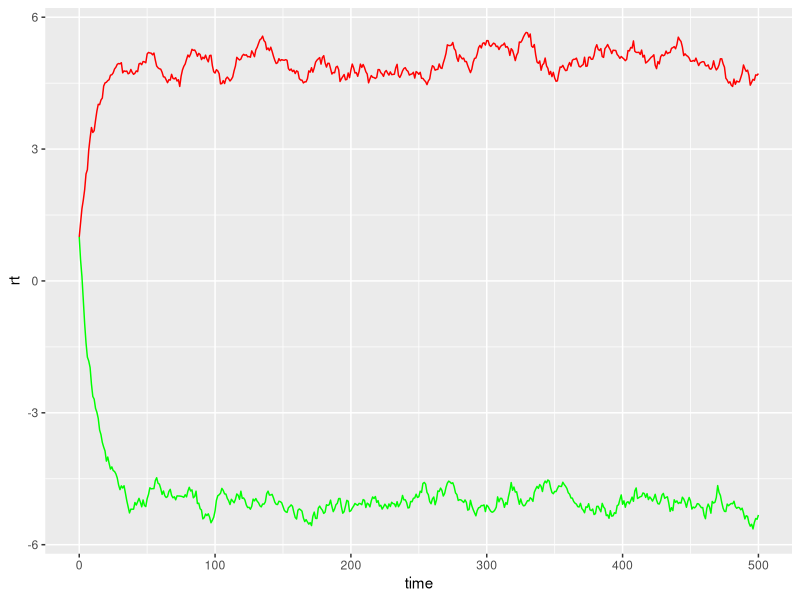
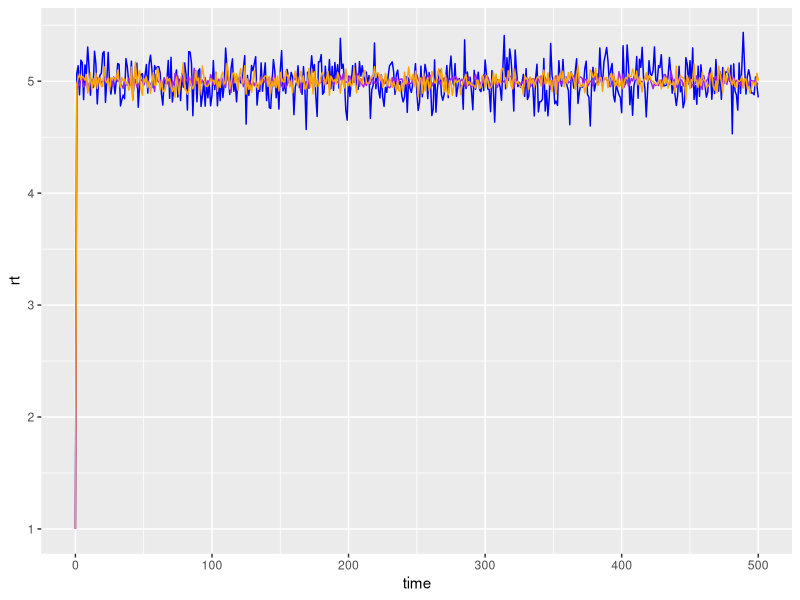
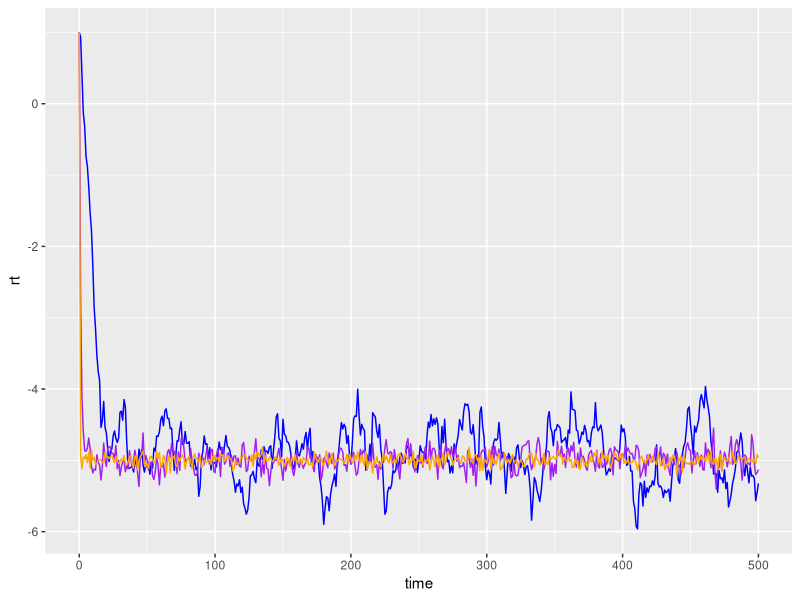
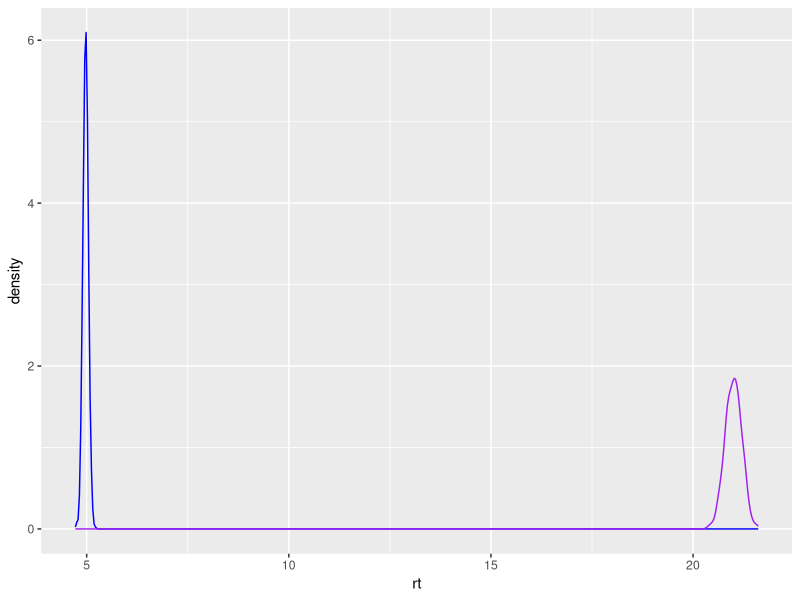
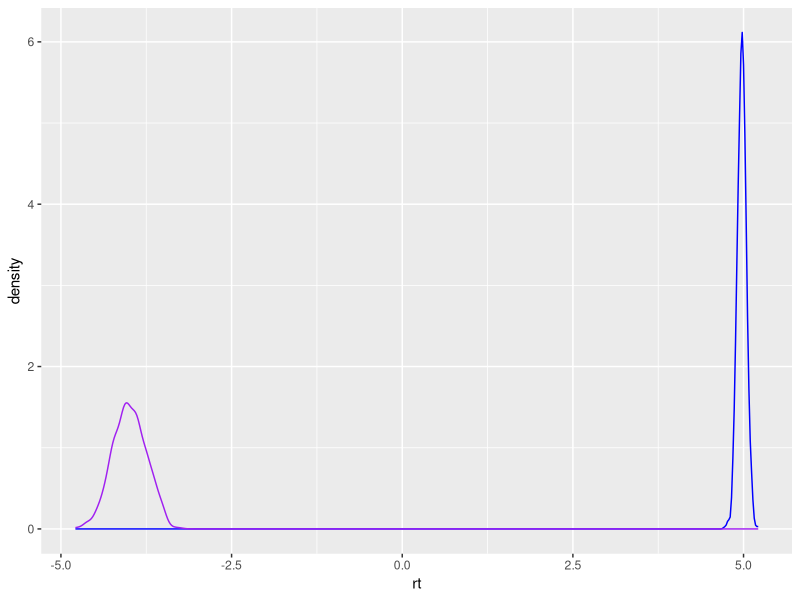
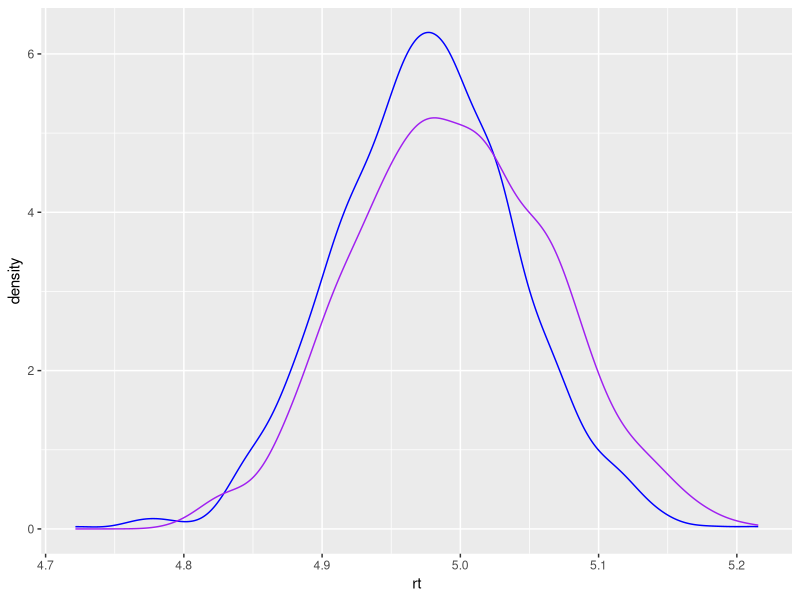
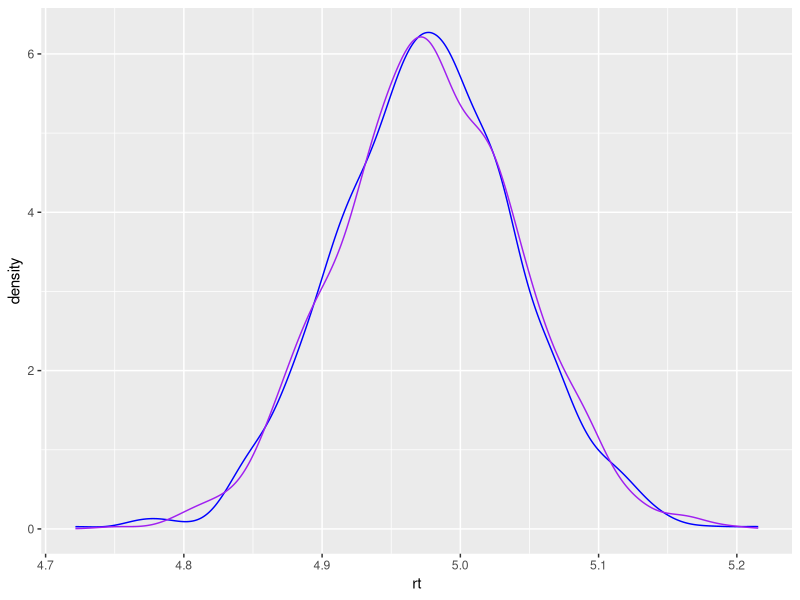

The R source for these figures, in order:
## ---- chunk 1
o_u_walk <- function(r0 = 1, alpha, b, sigma, Delta = 1, endT = 500) {
    ind <- seq(from = 0, to = endT, by = Delta)
    tmp1 <- exp(-alpha * Delta)
    tmp2 <- b * (1- tmp1)
    tmp3 <- sigma * sqrt(1 - exp(-2 * alpha * Delta))/ sqrt(2 * alpha)
    rt_dat <- data.frame(time = ind, rt = r0)
    for (i in 2:length(ind)) {
        rt_dat[i, 2] <- tmp1 * rt_dat[i - 1, 2] + tmp2 + tmp3 * rnorm(1)
    }
    return(rt_dat)
}

a <- o_u_walk(alpha = 0.1, sigma = 0.1, b = 5)
b <- o_u_walk(alpha = 0.1, sigma = 0.1, b = -5)

c <- o_u_walk(alpha = 5, sigma = 0.5, b = 5)
d <- o_u_walk(alpha = 5, sigma = 0.1, b = 5)
e <- o_u_walk(alpha = 5, sigma = 0.2, b = 5)

f <- o_u_walk(alpha = 0.1, sigma = 0.2, b = -5)
g <- o_u_walk(alpha = 1, sigma = 0.2, b = -5)
h <- o_u_walk(alpha = 5, sigma = 0.2, b = -5)

library(ggplot2)
ggplot(data = a, aes(x = time)) + 
    geom_line(aes(y = rt), colour = "red") +
    geom_line(aes(y = b[,2]), colour = "green") +
    ylab("rt")

ggplot(data = a, aes(x = time)) + 
    geom_line(aes(y = c[,2]), colour = "blue") +
    geom_line(aes(y = d[,2]), colour = "purple") +
    geom_line(aes(y = e[,2]), colour = "orange")  +
    ylab("rt")

ggplot(data = a, aes(x = time)) + 
    geom_line(aes(y = f[,2]), colour = "blue") +
    geom_line(aes(y = g[,2]), colour = "purple") +
    geom_line(aes(y = h[,2]), colour = "orange")  +
    ylab("rt")
## ---- chunk 2

rou <- function(dt, n = 1, alpha = 5, b = 5, sigma = 0.5, r0 = 1) {
    tmp1 <- exp(-alpha * dt)
    tmp2 <- b * (1 - tmp1)
    tmp3 <- sigma * sqrt(1 - exp(-2 * alpha * dt))/ sqrt(2 * alpha)
    tmp1 * r0 + tmp2 + tmp3 * rnorm(n)
}

rou_euler <- function(dt, delta = 0.01, n = 1, 
                      alpha = 5, b = 5, sigma = 0.5, r0 = 1) {
    ng <- dt / delta
    for (i in seq(1:ng)) {
        rt <- r0 + alpha * (b - r0) * delta + sigma * rnorm(n, sd = sqrt(delta))
        r0 <- rt
    }
    rt
}

set.seed(8593)
dat1 <- rou(r0 = 1, sigma = 0.2, n = 1000, 
            dt = 1, b = 5, alpha = 5)
dat2 <- rou_euler(delta = 1, alpha = 5, b = 5, 
                  sigma = 0.2, n = 1000, 
               r0 = 1, dt = 1)
dat3 <- rou_euler(delta = .5, alpha = 5, b = 5, 
                  sigma = 0.2, n = 1000, 
               r0 = 1, dt = 1)
dat4 <- rou_euler(delta = .1, alpha = 5, b = 5, 
                  sigma = 0.2, n = 1000, 
               r0 = 1, dt = 1)
dat5 <- rou_euler(delta = .01, alpha = 5, b = 5, 
                  sigma = 0.2, n = 1000, 
               r0 = 1, dt = 1)
df <- data.frame(true = dat1, app1 = dat2, app2 = dat3,
                 app3 = dat4, app4 = dat5)
ggplot(data = df, aes(x = true)) + 
    geom_density(colour = "blue") +
    geom_density(aes(x = app1), colour = "purple")  +
    xlab("rt")

ggplot(data = df, aes(x = true)) + 
    geom_density(colour = "blue") +
    geom_density(aes(x = app2), colour = "purple") +
    xlab("rt")

ggplot(data = df, aes(x = true)) + 
    geom_density(colour = "blue") +
    geom_density(aes(x = app3), colour = "purple") +
    xlab("rt")

ggplot(data = df, aes(x = true)) + 
    geom_density(colour = "blue") +
    geom_density(aes(x = app4), colour = "purple") +
    xlab("rt")

